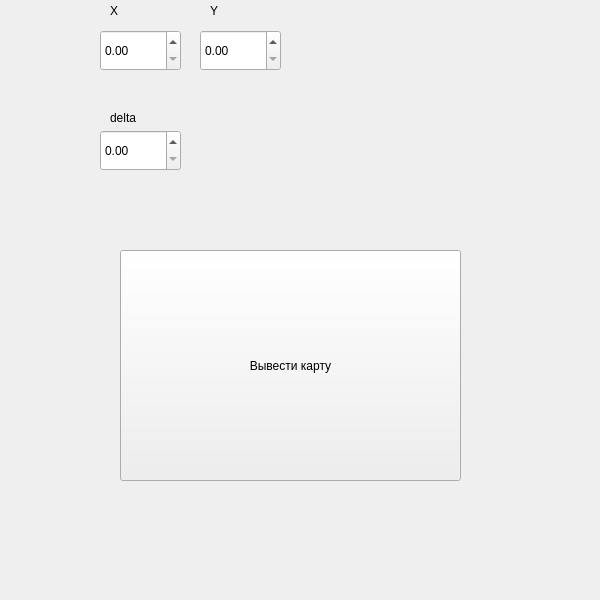
<?xml version="1.0" encoding="UTF-8"?>
<ui version="4.0">
 <class>Form</class>
 <widget class="QWidget" name="Form">
  <property name="geometry">
   <rect>
    <x>0</x>
    <y>0</y>
    <width>600</width>
    <height>600</height>
   </rect>
  </property>
  <property name="windowTitle">
   <string>Form</string>
  </property>
  <widget class="QDoubleSpinBox" name="doubleSpinBox">
   <property name="geometry">
    <rect>
     <x>100</x>
     <y>30</y>
     <width>81</width>
     <height>41</height>
    </rect>
   </property>
   <property name="maximum">
    <double>100.000000000000000</double>
   </property>
  </widget>
  <widget class="QDoubleSpinBox" name="doubleSpinBox_2">
   <property name="geometry">
    <rect>
     <x>200</x>
     <y>30</y>
     <width>81</width>
     <height>41</height>
    </rect>
   </property>
   <property name="maximum">
    <double>100.000000000000000</double>
   </property>
  </widget>
  <widget class="QPushButton" name="pushButton">
   <property name="geometry">
    <rect>
     <x>120</x>
     <y>250</y>
     <width>341</width>
     <height>231</height>
    </rect>
   </property>
   <property name="text">
    <string>Вывести карту</string>
   </property>
  </widget>
  <widget class="QDoubleSpinBox" name="doubleSpinBox_3">
   <property name="geometry">
    <rect>
     <x>100</x>
     <y>130</y>
     <width>81</width>
     <height>41</height>
    </rect>
   </property>
   <property name="maximum">
    <double>1.000000000000000</double>
   </property>
  </widget>
  <widget class="QLabel" name="label">
   <property name="geometry">
    <rect>
     <x>110</x>
     <y>0</y>
     <width>21</width>
     <height>21</height>
    </rect>
   </property>
   <property name="text">
    <string>X</string>
   </property>
  </widget>
  <widget class="QLabel" name="label_2">
   <property name="geometry">
    <rect>
     <x>210</x>
     <y>0</y>
     <width>21</width>
     <height>21</height>
    </rect>
   </property>
   <property name="text">
    <string>Y</string>
   </property>
  </widget>
  <widget class="QLabel" name="label_3">
   <property name="geometry">
    <rect>
     <x>110</x>
     <y>110</y>
     <width>55</width>
     <height>16</height>
    </rect>
   </property>
   <property name="text">
    <string>delta</string>
   </property>
  </widget>
 </widget>
 <resources/>
 <connections/>
</ui>
